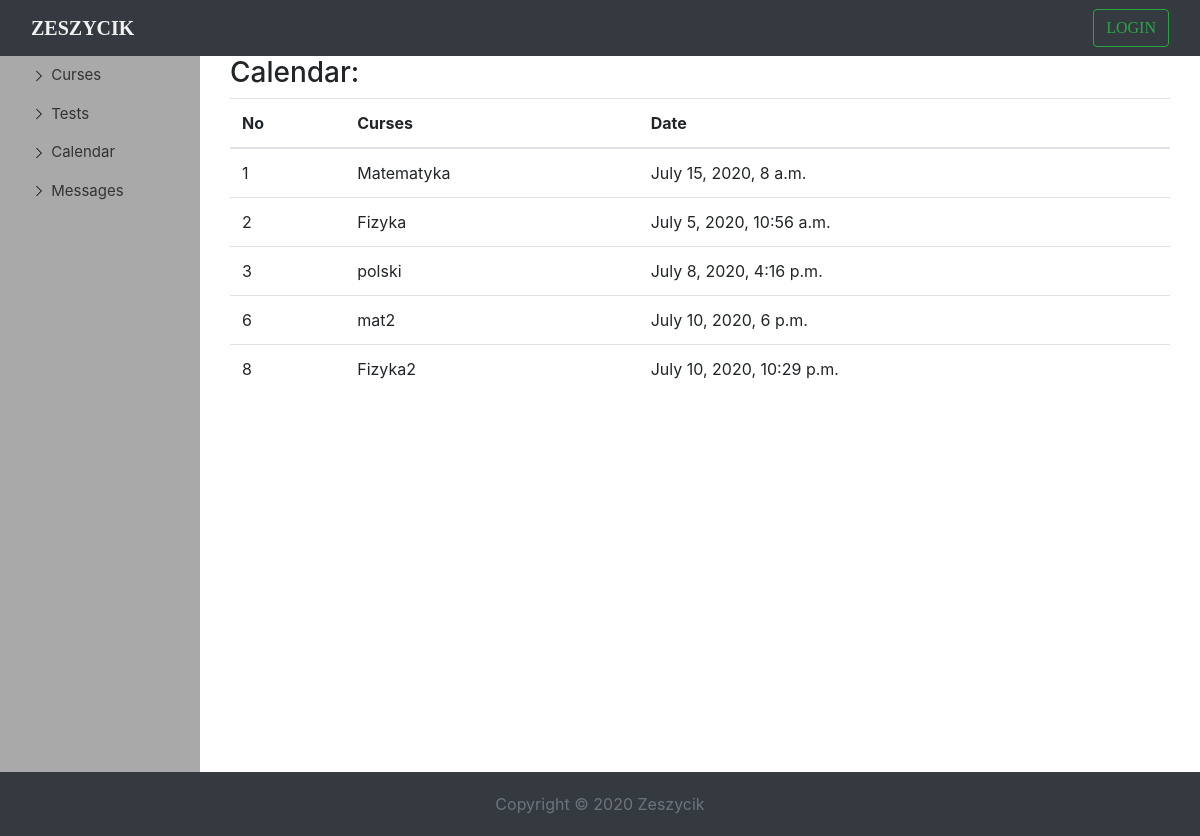
Before: /calendar with the older database file.
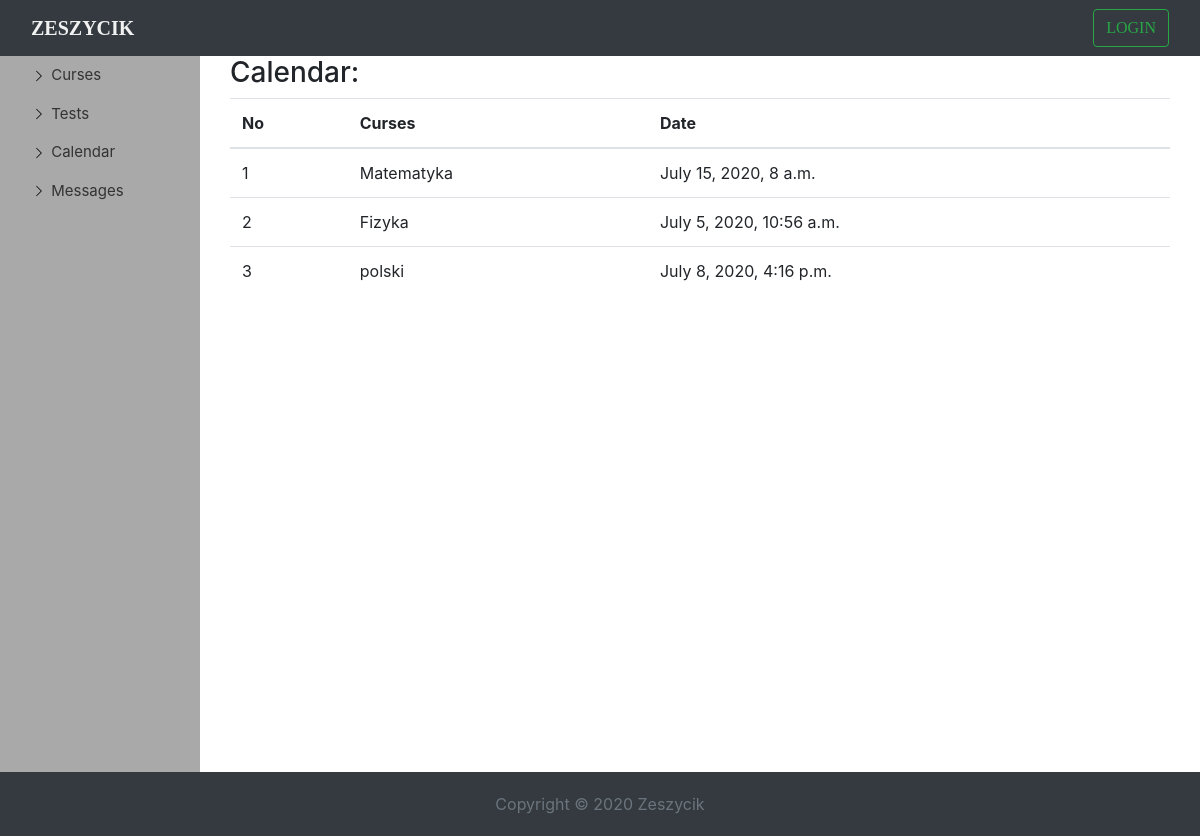
After: the same page with the newer database file.
### school/models.py (models this page shows, shortened)
class Lesson(models.Model):
    name = models.CharField(max_length=150, unique=True, blank=False)
    description = models.TextField()
    teacher = models.ForeignKey(SchoolUser, on_delete=models.SET_NULL, null=True, blank=True, related_name='teacher')
    date = models.DateTimeField(default=timezone.now)
    data = models.FileField(blank=True, null=True)
    students = models.ManyToManyField(SchoolUser, null=True, blank=True, related_name='students')

### school/views.py (the view)
# urls.py: path('calendar', CalendarView.as_view(), name='calendar'),
class CalendarView(ListView):
    template_name = 'calendar.html'
    model = Lesson
    context_object_name = 'lessons'

### school/templates/calendar.html (shortened to what this page needs)
{% extends 'dashboard2.html' %}
{% load static %}
{% block title %}
    <div class="container-fluid" id="dashborad-container">
    <h3>Calendar:</h3>
    <div class=" table table-responsive-md">
      <table class="table">
          <thead>
            <th scope="col">No</th>
            <th scope="col">Curses</th>
            <th scope="col">Date</th>
          </thead>
          <tbody>
            {% for lessons in lessons %}
                <tr >
                    <td>{{ lessons.pk }}</td>
                     <td>{{ lessons.name }}</td>
                    <td>{{ lessons.date }}</td>
                </tr>
            {% endfor %}
          </tbody>
      </table>
    </div>
    </div>
{% endblock title %}

Changed rows visible on the page:
removed Lesson: pk "6", name "mat2", date "July 10, 2020, 6 p.m."
removed Lesson: pk "8", name "Fizyka2", date "July 10, 2020, 10:29 p.m."
